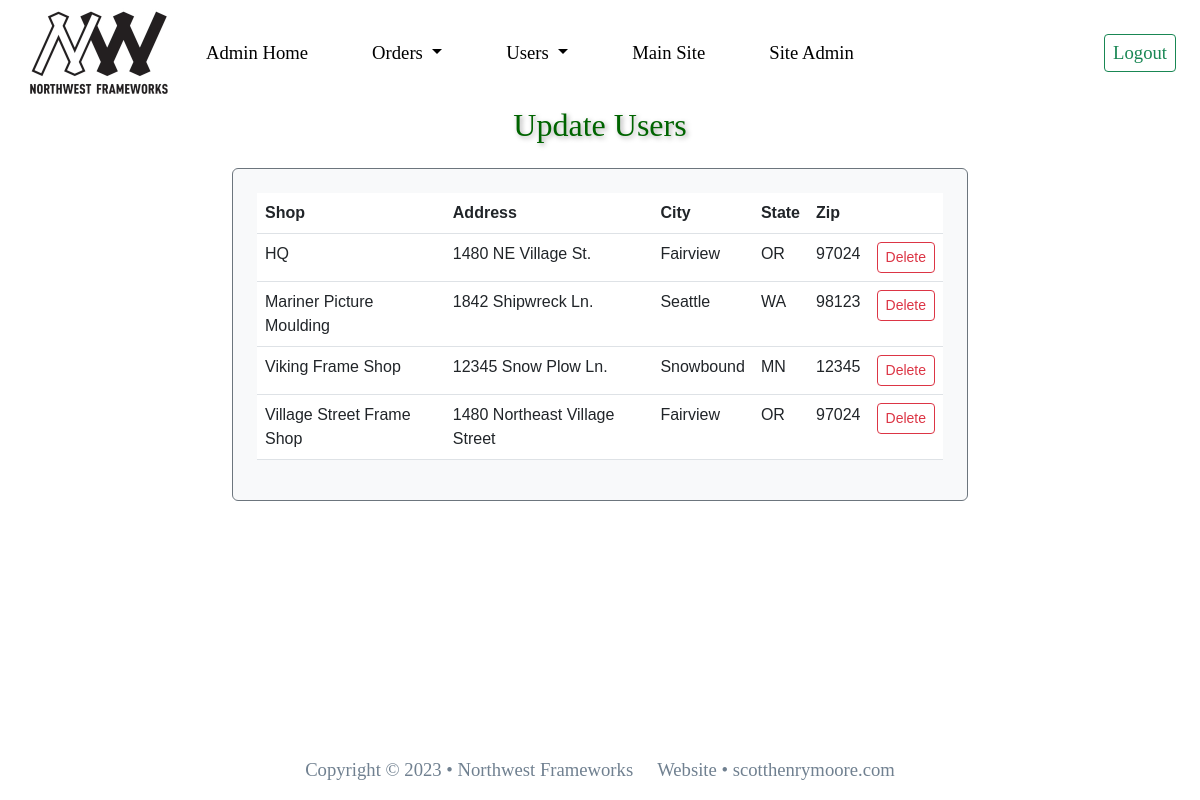
/update_user/ (signed in), run on an earlier commit of the app's database.
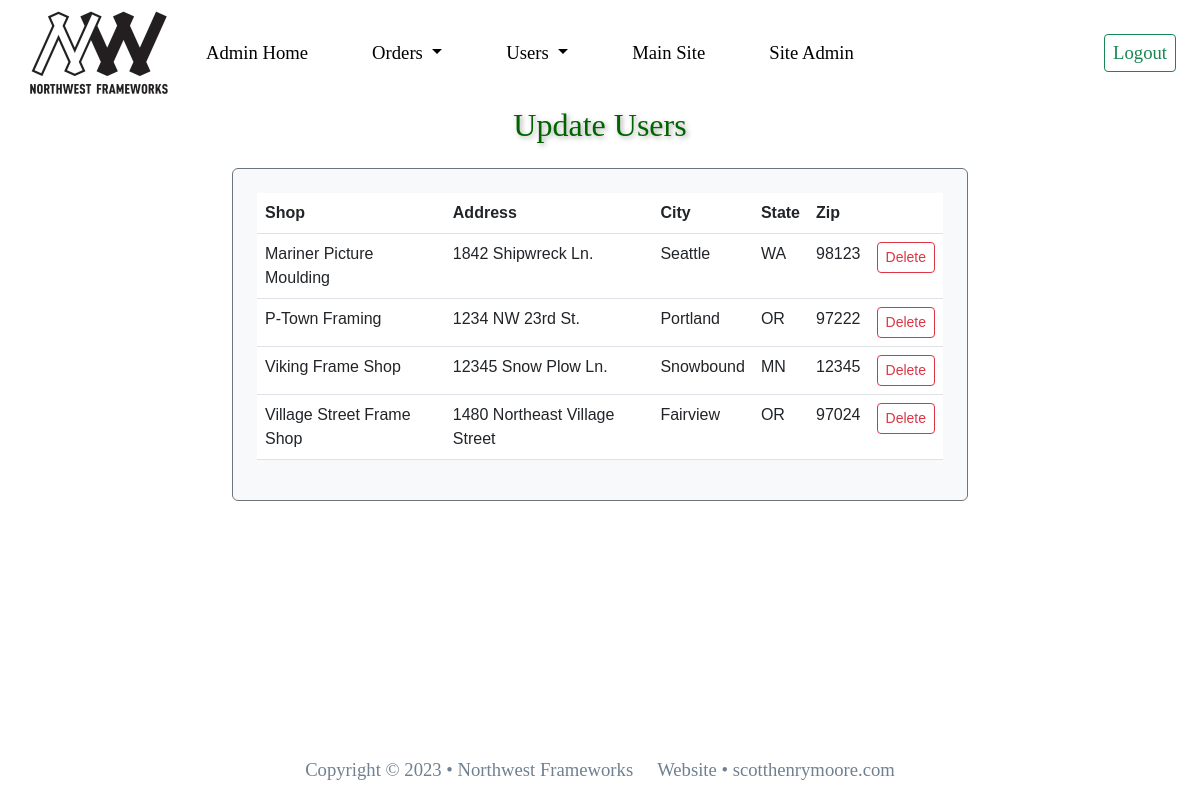
And on a later commit of the database.
### nw_users_app/models.py (models this page shows, shortened)
class UserProfile(models.Model):
    user_name = models.ForeignKey(User, on_delete=models.CASCADE)
    first_name = models.CharField(max_length=30)
    last_name = models.CharField(max_length=30)
    phone_num = models.CharField(max_length=20)
    email = models.EmailField()
    shop_name = models.CharField(max_length=50)
    shop_address = models.CharField(max_length=50)
    shop_city = models.CharField(max_length=20)
    shop_state = models.CharField(max_length=20)
    shop_zipcode = models.CharField(max_length=15)
    website = models.URLField(blank=True)
    class Meta:
        ordering = ('shop_name',)

### nw_users_app/views.py (the view)
# urls.py: path('update_user/', views.update_user, name = 'update_user'),
@login_required
def update_user(request):
    shops = UserProfile.objects.all()
    context = { 'shops' : shops
    }
    return render(request, 'user/update_user.html', context)

### templates/user/update_user.html
{% extends 'base-admin.html' %} {% block content %}
<div class="container">
    <h2 class="text-center mb-4">Update Users</h2>
    <div class="row my-2 justify-content-center">
        <div class="col-md-8">
            <div class="table-responsive form-control rounded bg-light p-4 mb-2
                        border border-secondary">
                <table class="table">
                    <thead>
                        <tr class="bg-info bg-opacity-50">
                            <th scope="col">Shop</th>
                            <th scope="col">Address</th>
                            <th scope="col">City</th>
                            <th scope="col">State</th>
                            <th scope="col">Zip</th>
                            <th></th>
                        </tr>
                    </thead>
                    <tbody>
                        {% for shop in shops %}
                        <tr>
                            <td>{{ shop.shop_name }} </td>
                            <td>{{ shop.shop_address }}</td>
                            <td>{{ shop.shop_city }} </td>
                            <td>{{ shop.shop_state }} </td>
                            <td>{{ shop.shop_zipcode }}</td>
                            <td><a href="{% url 'delete_user' shop.id %}"
                                    class="btn btn-sm btn-outline-danger">Delete</a></td>
                        </tr>
                        {% endfor %}
                </table>
            </div>
        </div>
    </div>
</div>
{% endblock %}

What changed in the data, as far as the page shows it:
removed UserProfile: shop_name "HQ", shop_address "1480 NE Village St.", shop_city "Fairview", shop_state "OR", shop_zipcode "97024"
added UserProfile: shop_name "P-Town Framing", shop_address "1234 NW 23rd St.", shop_city "Portland", shop_state "OR", shop_zipcode "97222"
